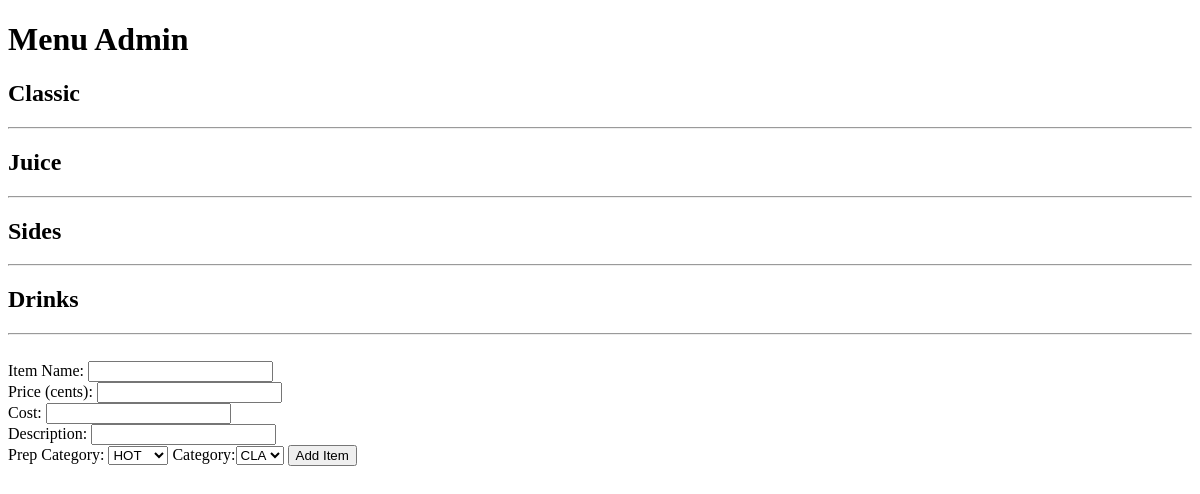
The app's page /dashboard/set_menu (signed in), older data.
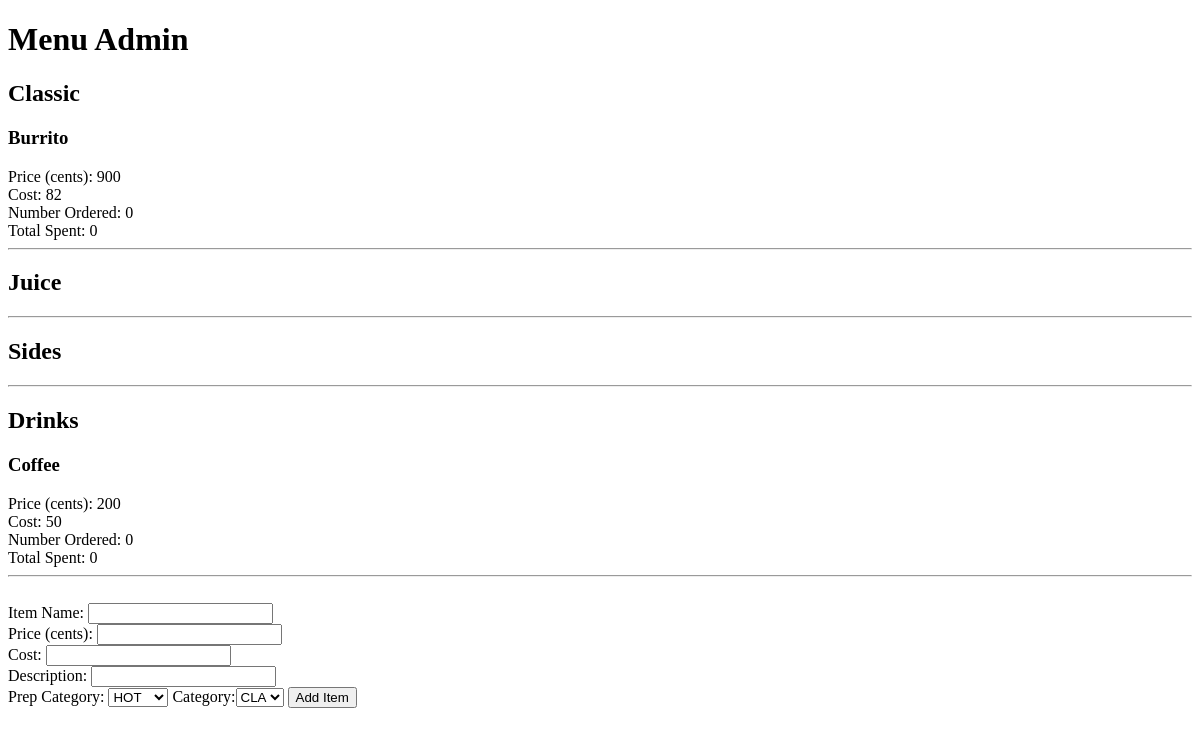
The same page, newer data.
### item/models.py (models this page shows, shortened)
class ItemCategory(models.Model):
	item = models.ForeignKey(Item)
	category = models.CharField(max_length=3, choices=settings.ITEM_CATEGORIES)

class Item(models.Model):
	HOT = 'HOT'
	DRINK = 'BEV'
	COLD = 'COLD'
	PRE = 'PRE'
	PREP_CATEGORIES = (
		(HOT, 'HOT'),
		(COLD, 'COLD'),
		(PRE, 'PRE'),
		(DRINK, 'BEV')
		)
	CLASSIC = 'CLA'
	JUICE = 'JUI'
	SIDES = 'SID'
	DRINKS = 'DRI'
	CATEGORIES = (
		(CLASSIC, 'CLA'),
		(JUICE, 'JUI'),
		(SIDES, 'SID'),
		(DRINKS, 'DRI'),
		)
	name = models.CharField(max_length=50)
	price = models.IntegerField(default=0) # in cents
	cost = models.IntegerField(default=0) # in cents
	description = models.TextField(max_length=10)
	prep_category = models.CharField(max_length=5,choices=PREP_CATEGORIES)
	number_ordered = models.IntegerField(default=0)
	total_spent = models.IntegerField(default=0)
	available = models.BooleanField(default=False)

### dashboard/views.py (the view)
def set_menu(request):
	context = RequestContext(request)
	user = request.user
	if not user.is_superuser:
		return HttpResponse("You are not permissioned to be in this area.")
	else:
		categories = []
		items_by_cat = {}
		for cat in settings.ITEM_CATEGORIES:
			name = cat[0]
			items_by_cat[name] = ItemCategory.objects.filter(category=cat[1])
			categories.append(cat[1])
		return render_to_response(
			'menuadmin.html',
			{
			'items_by_cat':items_by_cat,
			'categories':categories,
			},
			context)

### dashboard/templates/menuadmin.html (shortened to what this page needs)
{% extends 'admin_base.html' %}
{% block content %}
<h1>Menu Admin</h1>
{% for key, value in items_by_cat.items %}
<h2>{{ key }}</h2>
{% for item in value %}
<h3>{{ item.item.name }}</h3>
Price (cents): {{item.item.price}}<br>
Cost: {{item.item.cost}}<br>
Number Ordered: {{item.item.number_ordered}}<br>
Total Spent: {{ item.item.total_spent }}<br>
{% endfor %}
<hr>
{% endfor %}
<br>
<form role="form" method="post" action="initialize_new_menu_item">
	Item Name: <input name="item_name"><br>
	Price (cents): <input name="price"><br>
	Cost: <input name="cost"><br>
	Description: <input name="description"><br>
	Prep Category:
	<select id="prep_category" name="prep_category" placeholder="prep_category">
	<option value="HOT" name="prep">HOT</option>
	</select>
	Category:<select id="category" name="category" placeholder="category">
	{% for category in categories %}
	<option value="{{category}}" name="category">{{ category }}</option>
	{% endfor %}
	</select>
	<input type="submit" name="submit" value="Add Item" />
</form>
{% endblock %}

### dashboard/templates/admin_base.html (shortened to what this page needs)
<!DOCTYPE html>
<html lang="en">
<head>
</head>
<body>
    <div id="content">
        {% block content %}{% endblock %}
    </div>
</body>
</html>

Row changes from the older to the newer data that the page shows:
added ItemCategory: item.name "Burrito", item.price "900", item.cost "82", item.number_ordered "0", item.total_spent "0", shown under "Classic"
added ItemCategory: item.name "Coffee", item.price "200", item.cost "50", item.number_ordered "0", item.total_spent "0", shown under "Drinks"
